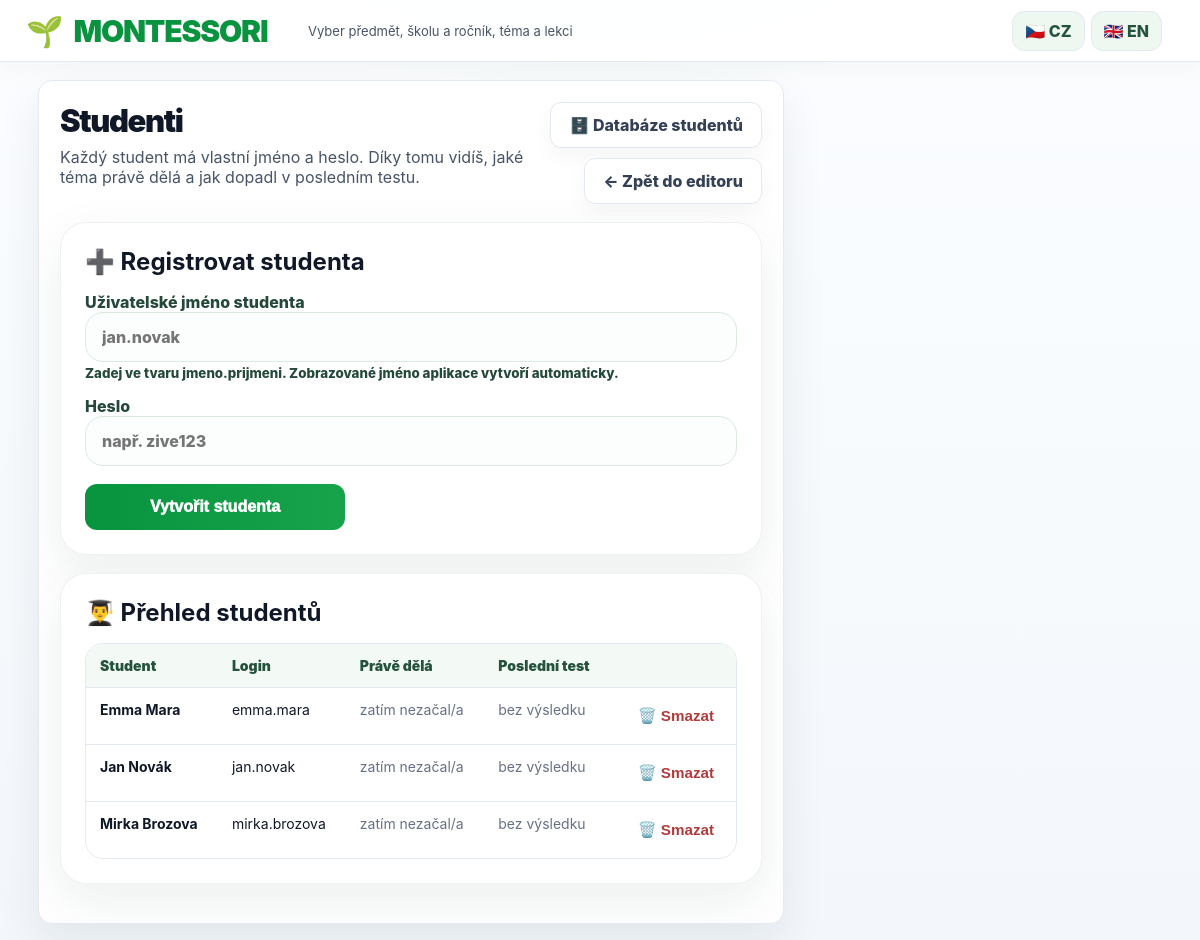
Screenshot of /teacher/students (signed in) with the database file from the repository.
### app.py (models this page shows)
class User(db.Model):
    id = db.Column(db.Integer, primary_key=True)
    username = db.Column(db.String(80), unique=True, nullable=False)
    name = db.Column(db.String(160), nullable=False)
    role = db.Column(db.String(20), default='student')
    password_hash = db.Column(db.String(255), nullable=False)

### app.py (the view, shortened to what this page needs)
@app.route('/teacher/students', methods=['GET','POST'])
def teacher_students():
    r=require_teacher();
    if r: return r
    students = User.query.filter_by(role='student').order_by(User.name).all()
    return render_template('students.html', course=course_from_lesson(None), students=students, student_rows=student_overview_rows())

### app.py (called while the page is built)
def current_lang():
    lang = session.get('lang', 'cs')
    return lang if lang in ('cs','en') else 'cs'

def tr(value):
    if value is None: return ''
    return I18N.get(current_lang(), {}).get(str(value), str(value))

def current_user():
    uid = session.get('uid')
    return db.session.get(User, uid) if uid else None

def last_result_for_student(user_id):
    return Result.query.filter_by(user_id=user_id).order_by(Result.created_at.desc()).first()

def current_progress_for_student(user_id):
    return StudentProgress.query.filter_by(user_id=user_id).order_by(StudentProgress.updated_at.desc()).first()

def last_informatics_submission_for_student(user_id):
    return InformaticsSubmission.query.filter(
        InformaticsSubmission.user_id == user_id,
        InformaticsSubmission.status != 'kontrola'
    ).order_by(InformaticsSubmission.created_at.desc()).first()

def last_math_attempt_for_student(user_id):
    return MathAttempt.query.filter(
        MathAttempt.user_id == user_id,
        MathAttempt.status != 'rozpracováno'
    ).order_by(MathAttempt.updated_at.desc()).first()

def student_overview_rows():
    rows = []
    for stu in User.query.filter_by(role='student').order_by(User.name).all():
        pr = current_progress_for_student(stu.id)
        res = last_result_for_student(stu.id)
        inf = last_informatics_submission_for_student(stu.id)
        math = last_math_attempt_for_student(stu.id)
        inf_grade = informatics_grade_from_percent(inf.percent) if inf else None
        rows.append({
            'student': stu,
            'progress': pr,
            'result': res,
            'informatics': inf,
            'informatics_grade': inf_grade,
            'math': math,
        })
    return rows

def require_login():
    if not current_user(): return redirect(url_for('login'))

def require_teacher():
    r = require_login()
    if r: return r
    if current_user().role != 'teacher': return redirect(url_for('dashboard'))

def course_from_lesson(lesson):
    if lesson:
        sub = lesson.block.grade.subject
        return {'subject': sub.name, 'grade': lesson.block.grade.name, 'block': lesson.block.title, 'icon': sub.icon}
    return {'subject': 'Montessori', 'grade': '', 'block': '', 'icon': '🌱'}

@app.context_processor
def inject_local_access():
    local = not _is_render_instance()
    return {
        'is_local_instance': local,
        'local_access_url': (f'http://{_local_lan_ip()}:5000/login' if local else '')
    }

### templates/students.html (shortened to what this page needs)
{% extends 'base.html' %}
{% block content %}
<div class="layout dashboard-layout">
  <main class="main-card">
    <div class="title-row">
      <div>
        <h1>Studenti</h1>
        <p>Každý student má vlastní jméno a heslo. Díky tomu vidíš, jaké téma právě dělá a jak dopadl v posledním testu.</p>
      </div>
      <div class="teacher-actions">
        <a class="switch" href="{{ url_for('teacher_database') }}">🗄️ Databáze studentů</a>
        <a class="switch" href="{{ url_for('teacher_home') }}">← Zpět do editoru</a>
      </div>
    </div>
    <section class="course-card">
      <h2>➕ Registrovat studenta</h2>
      <form class="editor-form" method="post">
        <label>Uživatelské jméno studenta
          <input name="username" placeholder="jan.novak" pattern="[A-Za-zÀ-ž0-9._ -]+\.[A-Za-zÀ-ž0-9._ -]+" required>
          <small>Zadej ve tvaru jmeno.prijmeni. Zobrazované jméno aplikace vytvoří automaticky.</small>
        </label>
        <label>Heslo
          <input name="password" placeholder="např. zive123" required>
        </label>
        <button class="savebtn">Vytvořit studenta</button>
      </form>
    </section>
    <section class="course-card">
      <h2>👨‍🎓 Přehled studentů</h2>
      {% if student_rows %}
        <div class="table-wrap">
          <table class="data-table">
            <thead><tr><th>Student</th><th>Login</th><th>Právě dělá</th><th>Poslední test</th><th></th></tr></thead>
            <tbody>
            {% for row in student_rows %}
              <tr>
                <td><b>{{ row.student.name }}</b></td>
                <td>{{ row.student.username }}</td>
                <td>
                  {% if row.math %}
                    ➗ {{ row.math.lesson.title }}<br>
                    <small>{{ row.math.status }} · {{ row.math.percent }} %</small>
                  {% elif row.informatics %}
                    💻 {{ row.informatics.task.lesson.title }}<br>
                    <small>{{ row.informatics.task.title }} · {{ row.informatics.percent }} %</small>
                  {% elif row.progress %}
                    {{ row.progress.lesson.title }}<br><small>{{ row.progress.status }}</small>
                  {% else %}
                    <span class="muted">zatím nezačal/a</span>
                  {% endif %}
                </td>
                <td>
                  {% if row.math %}
                    <b>Známka {{ row.math.grade }}</b><br>
                    <small>{{ row.math.percent }} % · {{ row.math.lesson.title }}</small>
                  {% elif row.informatics %}
                    <b>Známka {{ row.informatics_grade }}</b><br>
                    <small>{{ row.informatics.percent }} % · {{ row.informatics.task.lesson.title }} / {{ row.informatics.task.title }}</small>
                  {% elif row.result %}
                    <b>Známka {{ row.result.grade }}</b><br><small>{{ row.result.percent }} % · {{ row.result.lesson.title }}</small>
                  {% else %}
                    <span class="muted">bez výsledku</span>
                  {% endif %}
                </td>
                <td class="right-cell">
                  <form method="post" action="{{ url_for('delete_student', user_id=row.student.id) }}" onsubmit="return confirm('Opravdu smazat studenta {{ row.student.name }} včetně výsledků?');">
                    <button class="link-button danger" type="submit">🗑️ Smazat</button>
                  </form>
                </td>
              </tr>
            {% endfor %}
            </tbody>
          </table>
        </div>
      {% else %}
        <p>Zatím nejsou vytvoření žádní studenti.</p>
      {% endif %}
    </section>
  </main>
</div>
{% endblock %}

### static/css/style.css (style rules this page uses)
:root { --green:#08943f;--green2:#16a34a;--green3:#eaf8ef;--blue:#0b72ef; --navy:#071a2d;--navy2:#0a2a45;--text:#101828;--muted:#667085; --line:#e4eaf1;--line2:#edf1f6;--bg:#f5f8fb;--card:#fff; --shadow:0 18px 46px rgba(15,23,42,.075);--soft:0 8px 22px rgba(15,23,42,.045); }
* { box-sizing:border-box }
html { scroll-behavior:smooth }
body { margin:0;font-family:Inter,Segoe UI,Arial,sans-serif;color:var(--text);background:#f5f8fb;background-image:radial-gradient(700px 240px at 50% -80px,rgba(34,197,94,.11),transparent 70%),linear-gradient(180deg,#fbfdff,#f3f7fb) }
.layout { max-width:1510px;margin:0 auto;padding:18px 18px 16px;display:grid;grid-template-columns:285px minmax(720px,1fr) 286px;gap:18px;align-items:start }
.main-card { background:#fff;border:1px solid var(--line);border-radius:14px;box-shadow:var(--shadow);padding:21px;overflow:hidden }
.title-row { display:flex;justify-content:space-between;align-items:flex-start;gap:14px }
.title-row h1 { margin:0 0 8px;font-size:31px;font-weight:950;letter-spacing:-.045em }
.title-row p { margin:0;color:#475467 }
.switch { border:1px solid var(--line);border-radius:11px;background:#fff;color:#344054;text-decoration:none;padding:12px 18px;font-weight:800;box-shadow:var(--soft) }
@media (max-width:1350px) { .layout { grid-template-columns:245px minmax(640px,1fr);max-width:1160px } }
.login-card input,.editor-form input,.editor-form textarea { width:100%;border:1px solid var(--line);border-radius:11px;padding:12px;font:inherit }
.login-card button,.savebtn { width:100%;border:0;border-radius:12px;background:linear-gradient(90deg,var(--green),var(--green2));color:#fff;padding:14px 18px;font-weight:950;font-size:16px;cursor:pointer }
.editor-form label { font-weight:850;color:#344054;display:grid;gap:7px }
.savebtn { margin-top:10px;max-width:260px }
.dashboard-layout { grid-template-columns:1fr 360px }
.course-card { background:#fff;border-radius:26px;padding:24px;margin:18px 0;box-shadow:0 18px 50px rgba(31,77,61,.08);border:1px solid rgba(50,90,70,.08) }
.course-card h2 { margin:0 0 16px }
.editor-form label { display:block;font-weight:800;color:#244839;margin:14px 0 8px }
.editor-form input,.editor-form textarea { width:100%;box-sizing:border-box;border:1px solid #dbe9df;border-radius:18px;padding:14px 16px;font:inherit;background:#fbfefc }
.teacher-actions { display:flex;gap:10px;flex-wrap:wrap;justify-content:flex-end }
.link-button { border:0; background:transparent; color:#5c7f49; font-weight:800; cursor:pointer; font-size:.95rem; padding:6px 8px; border-radius:10px; }
.link-button.danger { color:#b23a3a; }
.table-wrap { overflow:auto;border:1px solid var(--line);border-radius:18px;background:#fff }
.data-table { width:100%;border-collapse:collapse;font-size:14px }
.data-table th { background:#f3faf5;color:#24523c;text-align:left;padding:13px 14px;border-bottom:1px solid var(--line);font-weight:950;white-space:nowrap }
.data-table td { padding:13px 14px;border-bottom:1px solid var(--line);vertical-align:top }
.data-table tr:last-child td { border-bottom:0 }
.data-table small,.muted { color:#667085 }
.right-cell { text-align:right }
.right-cell form { margin:0 }

### rows the page displays
User: student.name "Emma Mara", student.username "emma.mara"
User: student.name "Jan Novák", student.username "jan.novak"
User: student.name "Mirka Brozova", student.username "mirka.brozova"

### other values shown
{{ course.icon }} "🌱"
{{ course.subject|upper }} "MONTESSORI"
{{ t('Vyber předmět, školu a ročník, téma a lekci') }} "Vyber předmět, školu a ročník, téma a lekci"
